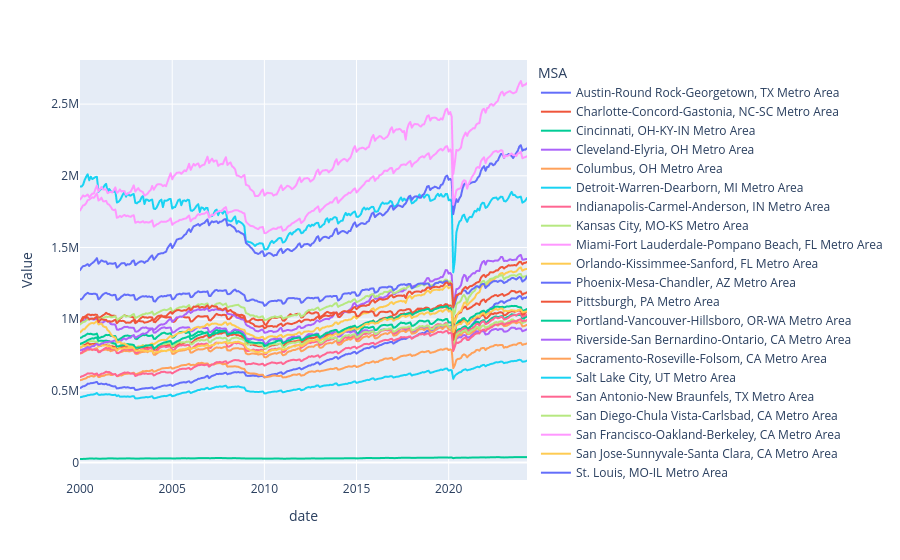

This figure's notebook cell:
### Code cell
# Subset just using Total Private

fig = px.line(df_jobs[df_jobs['Variable']== 'Total Private'], x='date', y="Value", color='MSA', line_group = 'Variable')
fig.show()

### Figure 1 — Plotly figure (JSON) as saved in the notebook; plotly's stock layout.template omitted (floating-point values rounded to 4 significant figures; data arrays with more than 128 entries replaced by an {"elided": "..."} marker saying what was removed)
{"data": [{"hovertemplate": "MSA=Austin-Round Rock-Georgetown, TX Metro Area<br>Variable=Total Private<br>date=%{x}<br>Value=%{y}<extra></extra>", "legendgroup": "Austin-Round Rock-Georgetown, TX Metro Area", "line": {"color": "#636efa", "dash": "solid"}, "marker": {"symbol": "circle"}, "mode": "lines", "name": "Austin-Round Rock-Georgetown, TX Metro Area", "showlegend": true, "type": "scattergl", "x": {"elided": "292 str values"}, "xaxis": "x", "y": {"elided": "292 float values"}, "yaxis": "y"}, {"hovertemplate": "MSA=Charlotte-Concord-Gastonia, NC-SC Metro Area<br>Variable=Total Private<br>date=%{x}<br>Value=%{y}<extra></extra>", "legendgroup": "Charlotte-Concord-Gastonia, NC-SC Metro Area", "line": {"color": "#EF553B", "dash": "solid"}, "marker": {"symbol": "circle"}, "mode": "lines", "name": "Charlotte-Concord-Gastonia, NC-SC Metro Area", "showlegend": true, "type": "scattergl", "x": {"elided": "292 str values"}, "xaxis": "x", "y": {"elided": "292 int values"}, "yaxis": "y"}, {"hovertemplate": "MSA=Cincinnati, OH-KY-IN Metro Area<br>Variable=Total Private<br>date=%{x}<br>Value=%{y}<extra></extra>", "legendgroup": "Cincinnati, OH-KY-IN Metro Area", "line": {"color": "#00cc96", "dash": "solid"}, "marker": {"symbol": "circle"}, "mode": "lines", "name": "Cincinnati, OH-KY-IN Metro Area", "showlegend": true, "type": "scattergl", "x": {"elided": "292 str values"}, "xaxis": "x", "y": {"elided": "292 int values"}, "yaxis": "y"}, {"hovertemplate": "MSA=Cleveland-Elyria, OH Metro Area<br>Variable=Total Private<br>date=%{x}<br>Value=%{y}<extra></extra>", "legendgroup": "Cleveland-Elyria, OH Metro Area", "line": {"color": "#ab63fa", "dash": "solid"}, "marker": {"symbol": "circle"}, "mode": "lines", "name": "Cleveland-Elyria, OH Metro Area", "showlegend": true, "type": "scattergl", "x": {"elided": "292 str values"}, "xaxis": "x", "y": {"elided": "292 int values"}, "yaxis": "y"}, {"hovertemplate": "MSA=Columbus, OH Metro Area<br>Variable=Total Private<br>date=%{x}<br>Value=%{y}<extra></extra>", "legendgroup": "Columbus, OH Metro Area", "line": {"color": "#FFA15A", "dash": "solid"}, "marker": {"symbol": "circle"}, "mode": "lines", "name": "Columbus, OH Metro Area", "showlegend": true, "type": "scattergl", "x": {"elided": "292 str values"}, "xaxis": "x", "y": {"elided": "292 int values"}, "yaxis": "y"}, {"hovertemplate": "MSA=Detroit-Warren-Dearborn, MI Metro Area<br>Variable=Total Private<br>date=%{x}<br>Value=%{y}<extra></extra>", "legendgroup": "Detroit-Warren-Dearborn, MI Metro Area", "line": {"color": "#19d3f3", "dash": "solid"}, "marker": {"symbol": "circle"}, "mode": "lines", "name": "Detroit-Warren-Dearborn, MI Metro Area", "showlegend": true, "type": "scattergl", "x": {"elided": "292 str values"}, "xaxis": "x", "y": {"elided": "292 int values"}, "yaxis": "y"}, {"hovertemplate": "MSA=Indianapolis-Carmel-Anderson, IN Metro Area<br>Variable=Total Private<br>date=%{x}<br>Value=%{y}<extra></extra>", "legendgroup": "Indianapolis-Carmel-Anderson, IN Metro Area", "line": {"color": "#FF6692", "dash": "solid"}, "marker": {"symbol": "circle"}, "mode": "lines", "name": "Indianapolis-Carmel-Anderson, IN Metro Area", "showlegend": true, "type": "scattergl", "x": {"elided": "292 str values"}, "xaxis": "x", "y": {"elided": "292 int values"}, "yaxis": "y"}, {"hovertemplate": "MSA=Kansas City, MO-KS Metro Area<br>Variable=Total Private<br>date=%{x}<br>Value=%{y}<extra></extra>", "legendgroup": "Kansas City, MO-KS Metro Area", "line": {"color": "#B6E880", "dash": "solid"}, "marker": {"symbol": "circle"}, "mode": "lines", "name": "Kansas City, MO-KS Metro Area", "showlegend": true, "type": "scattergl", "x": {"elided": "292 str values"}, "xaxis": "x", "y": {"elided": "292 int values"}, "yaxis": "y"}, {"hovertemplate": "MSA=Miami-Fort Lauderdale-Pompano Beach, FL Metro Area<br>Variable=Total Private<br>date=%{x}<br>Value=%{y}<extra></extra>", "legendgroup": "Miami-Fort Lauderdale-Pompano Beach, FL Metro Area", "line": {"color": "#FF97FF", "dash": "solid"}, "marker": {"symbol": "circle"}, "mode": "lines", "name": "Miami-Fort Lauderdale-Pompano Beach, FL Metro Area", "showlegend": true, "type": "scattergl", "x": {"elided": "292 str values"}, "xaxis": "x", "y": {"elided": "292 int values"}, "yaxis": "y"}, {"hovertemplate": "MSA=Orlando-Kissimmee-Sanford, FL Metro Area<br>Variable=Total Private<br>date=%{x}<br>Value=%{y}<extra></extra>", "legendgroup": "Orlando-Kissimmee-Sanford, FL Metro Area", "line": {"color": "#FECB52", "dash": "solid"}, "marker": {"symbol": "circle"}, "mode": "lines", "name": "Orlando-Kissimmee-Sanford, FL Metro Area", "showlegend": true, "type": "scattergl", "x": {"elided": "292 str values"}, "xaxis": "x", "y": {"elided": "292 int values"}, "yaxis": "y"}, {"hovertemplate": "MSA=Phoenix-Mesa-Chandler, AZ Metro Area<br>Variable=Total Private<br>date=%{x}<br>Value=%{y}<extra></extra>", "legendgroup": "Phoenix-Mesa-Chandler, AZ Metro Area", "line": {"color": "#636efa", "dash": "solid"}, "marker": {"symbol": "circle"}, "mode": "lines", "name": "Phoenix-Mesa-Chandler, AZ Metro Area", "showlegend": true, "type": "scattergl", "x": {"elided": "292 str values"}, "xaxis": "x", "y": {"elided": "292 int values"}, "yaxis": "y"}, {"hovertemplate": "MSA=Pittsburgh, PA Metro Area<br>Variable=Total Private<br>date=%{x}<br>Value=%{y}<extra></extra>", "legendgroup": "Pittsburgh, PA Metro Area", "line": {"color": "#EF553B", "dash": "solid"}, "marker": {"symbol": "circle"}, "mode": "lines", "name": "Pittsburgh, PA Metro Area", "showlegend": true, "type": "scattergl", "x": {"elided": "292 str values"}, "xaxis": "x", "y": {"elided": "292 int values"}, "yaxis": "y"}, {"hovertemplate": "MSA=Portland-Vancouver-Hillsboro, OR-WA Metro Area<br>Variable=Total Private<br>date=%{x}<br>Value=%{y}<extra></extra>", "legendgroup": "Portland-Vancouver-Hillsboro, OR-WA Metro Area", "line": {"color": "#00cc96", "dash": "solid"}, "marker": {"symbol": "circle"}, "mode": "lines", "name": "Portland-Vancouver-Hillsboro, OR-WA Metro Area", "showlegend": true, "type": "scattergl", "x": {"elided": "292 str values"}, "xaxis": "x", "y": {"elided": "292 int values"}, "yaxis": "y"}, {"hovertemplate": "MSA=Riverside-San Bernardino-Ontario, CA Metro Area<br>Variable=Total Private<br>date=%{x}<br>Value=%{y}<extra></extra>", "legendgroup": "Riverside-San Bernardino-Ontario, CA Metro Area", "line": {"color": "#ab63fa", "dash": "solid"}, "marker": {"symbol": "circle"}, "mode": "lines", "name": "Riverside-San Bernardino-Ontario, CA Metro Area", "showlegend": true, "type": "scattergl", "x": {"elided": "292 str values"}, "xaxis": "x", "y": {"elided": "292 int values"}, "yaxis": "y"}, {"hovertemplate": "MSA=Sacramento-Roseville-Folsom, CA Metro Area<br>Variable=Total Private<br>date=%{x}<br>Value=%{y}<extra></extra>", "legendgroup": "Sacramento-Roseville-Folsom, CA Metro Area", "line": {"color": "#FFA15A", "dash": "solid"}, "marker": {"symbol": "circle"}, "mode": "lines", "name": "Sacramento-Roseville-Folsom, CA Metro Area", "showlegend": true, "type": "scattergl", "x": {"elided": "292 str values"}, "xaxis": "x", "y": {"elided": "292 int values"}, "yaxis": "y"}, {"hovertemplate": "MSA=Salt Lake City, UT Metro Area<br>Variable=Total Private<br>date=%{x}<br>Value=%{y}<extra></extra>", "legendgroup": "Salt Lake City, UT Metro Area", "line": {"color": "#19d3f3", "dash": "solid"}, "marker": {"symbol": "circle"}, "mode": "lines", "name": "Salt Lake City, UT Metro Area", "showlegend": true, "type": "scattergl", "x": {"elided": "292 str values"}, "xaxis": "x", "y": {"elided": "292 float values"}, "yaxis": "y"}, {"hovertemplate": "MSA=San Antonio-New Braunfels, TX Metro Area<br>Variable=Total Private<br>date=%{x}<br>Value=%{y}<extra></extra>", "legendgroup": "San Antonio-New Braunfels, TX Metro Area", "line": {"color": "#FF6692", "dash": "solid"}, "marker": {"symbol": "circle"}, "mode": "lines", "name": "San Antonio-New Braunfels, TX Metro Area", "showlegend": true, "type": "scattergl", "x": {"elided": "292 str values"}, "xaxis": "x", "y": {"elided": "292 int values"}, "yaxis": "y"}, {"hovertemplate": "MSA=San Diego-Chula Vista-Carlsbad, CA Metro Area<br>Variable=Total Private<br>date=%{x}<br>Value=%{y}<extra></extra>", "legendgroup": "San Diego-Chula Vista-Carlsbad, CA Metro Area", "line": {"color": "#B6E880", "dash": "solid"}, "marker": {"symbol": "circle"}, "mode": "lines", "name": "San Diego-Chula Vista-Carlsbad, CA Metro Area", "showlegend": true, "type": "scattergl", "x": {"elided": "292 str values"}, "xaxis": "x", "y": {"elided": "292 int values"}, "yaxis": "y"}, {"hovertemplate": "MSA=San Francisco-Oakland-Berkeley, CA Metro Area<br>Variable=Total Private<br>date=%{x}<br>Value=%{y}<extra></extra>", "legendgroup": "San Francisco-Oakland-Berkeley, CA Metro Area", "line": {"color": "#FF97FF", "dash": "solid"}, "marker": {"symbol": "circle"}, "mode": "lines", "name": "San Francisco-Oakland-Berkeley, CA Metro Area", "showlegend": true, "type": "scattergl", "x": {"elided": "292 str values"}, "xaxis": "x", "y": {"elided": "292 int values"}, "yaxis": "y"}, {"hovertemplate": "MSA=San Jose-Sunnyvale-Santa Clara, CA Metro Area<br>Variable=Total Private<br>date=%{x}<br>Value=%{y}<extra></extra>", "legendgroup": "San Jose-Sunnyvale-Santa Clara, CA Metro Area", "line": {"color": "#FECB52", "dash": "solid"}, "marker": {"symbol": "circle"}, "mode": "lines", "name": "San Jose-Sunnyvale-Santa Clara, CA Metro Area", "showlegend": true, "type": "scattergl", "x": {"elided": "292 str values"}, "xaxis": "x", "y": {"elided": "292 int values"}, "yaxis": "y"}, {"hovertemplate": "MSA=St. Louis, MO-IL Metro Area<br>Variable=Total Private<br>date=%{x}<br>Value=%{y}<extra></extra>", "legendgroup": "St. Louis, MO-IL Metro Area", "line": {"color": "#636efa", "dash": "solid"}, "marker": {"symbol": "circle"}, "mode": "lines", "name": "St. Louis, MO-IL Metro Area", "showlegend": true, "type": "scattergl", "x": {"elided": "292 str values"}, "xaxis": "x", "y": {"elided": "292 int values"}, "yaxis": "y"}, {"hovertemplate": "MSA=Tampa-St. Petersburg-Clearwater, FL Metro Area<br>Variable=Total Private<br>date=%{x}<br>Value=%{y}<extra></extra>", "legendgroup": "Tampa-St. Petersburg-Clearwater, FL Metro Area", "line": {"color": "#EF553B", "dash": "solid"}, "marker": {"symbol": "circle"}, "mode": "lines", "name": "Tampa-St. Petersburg-Clearwater, FL Metro Area", "showlegend": true, "type": "scattergl", "x": {"elided": "292 str values"}, "xaxis": "x", "y": {"elided": "292 int values"}, "yaxis": "y"}, {"hovertemplate": "MSA=Yuba City, CA Metro Area<br>Variable=Total Private<br>date=%{x}<br>Value=%{y}<extra></extra>", "legendgroup": "Yuba City, CA Metro Area", "line": {"color": "#00cc96", "dash": "solid"}, "marker": {"symbol": "circle"}, "mode": "lines", "name": "Yuba City, CA Metro Area", "showlegend": true, "type": "scattergl", "x": {"elided": "292 str values"}, "xaxis": "x", "y": {"elided": "292 float values"}, "yaxis": "y"}], "layout": {"legend": {"title": {"text": "MSA"}, "tracegroupgap": 0}, "margin": {"t": 60}, "xaxis": {"anchor": "y", "domain": [0, 1], "title": {"text": "date"}}, "yaxis": {"anchor": "x", "domain": [0, 1], "title": {"text": "Value"}}}}
